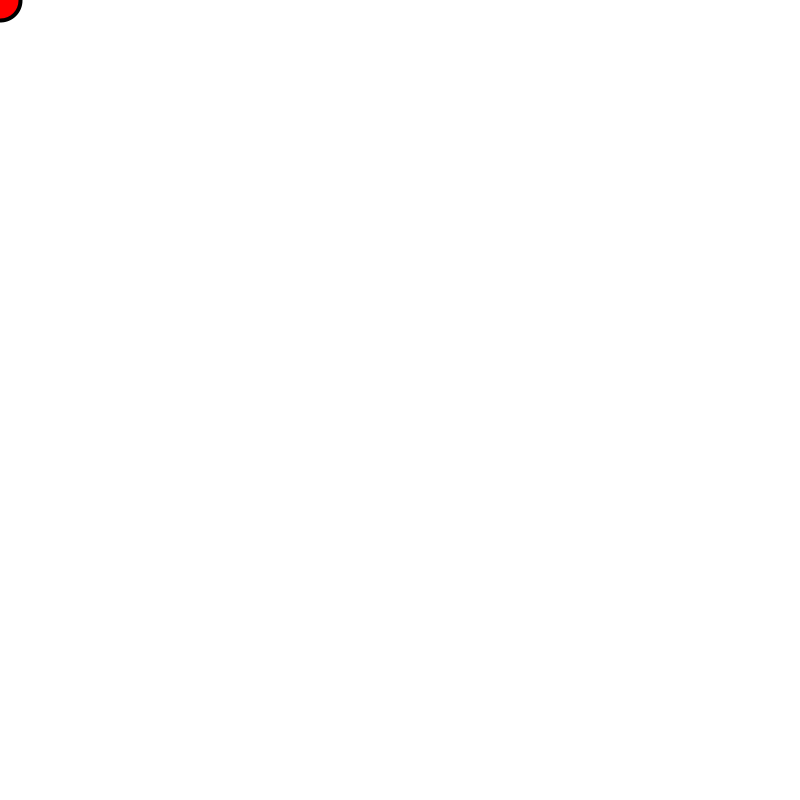
Frame 1 (no input)
Frame 60 (the mouse pressed at the canvas centre just before this capture): identical to frame 1, image omitted
Frame 120 (the mouse held since frame 60 and released just before this capture): identical to frame 1, image omitted

The Processing sketch that drew this single still picture (run headless with seeded random() and noise(); from frame 60 on, the mouse is pressed at the canvas centre):

// Processing sketch: tweening03
// ── tweening03.pde

int numPoints = 0;
int numMaxPoints = 10;
int currentPoint = 0;

float x, y;
float[] xPoints;
float[] yPoints;

float startX, startY;
float stopX, stopY;

boolean startMotion = false;
float step = 0.01;
float p = 0.0;

void setup(){
  size(800,800);
  frameRate(30);
  
  xPoints = new float[numMaxPoints];
  yPoints = new float[numMaxPoints];
  
  
}


void draw(){
  
  background(255);
  
  for(int i=0; i<numPoints; i++){
    fill(0);
    ellipse(xPoints[i], yPoints[i], 10, 10);
    text(i, xPoints[i] + 20, yPoints[i] + 20);
  }
  
  
  
  fill(255,0,0); strokeWeight(4);
  ellipse(x, y, 40, 40);
  
  if(startMotion){
    
    x = startX + (stopX - startX)*p;
    y = startY + (stopY - startY)*p;
  
    if(p<=1){
      p+=step;
    }
    else {
      p=step;
      currentPoint++;
      currentPoint = currentPoint % numPoints;
      startX = xPoints[currentPoint]; 
      startY = yPoints[currentPoint];
      stopX  = xPoints[(currentPoint + 1)%numPoints]; 
      stopY  = yPoints[(currentPoint + 1)%numPoints];     
    }
  }
}

void mouseReleased(){
  if(numPoints<numMaxPoints){
    xPoints[numPoints] = mouseX;
    yPoints[numPoints] = mouseY;
    numPoints++;
  }
}
  


void keyPressed(){
  if(key=='s' || key=='S'){
    startMotion = true;
    
    startX = xPoints[currentPoint]; 
    startY = yPoints[currentPoint];
  
    stopX  = xPoints[currentPoint + 1]; 
    stopY  = yPoints[currentPoint + 1];
  }
}
